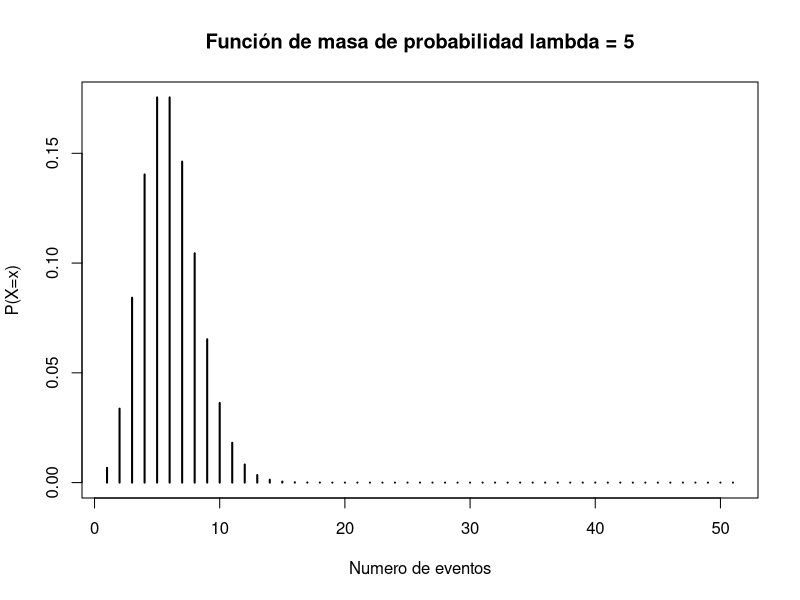
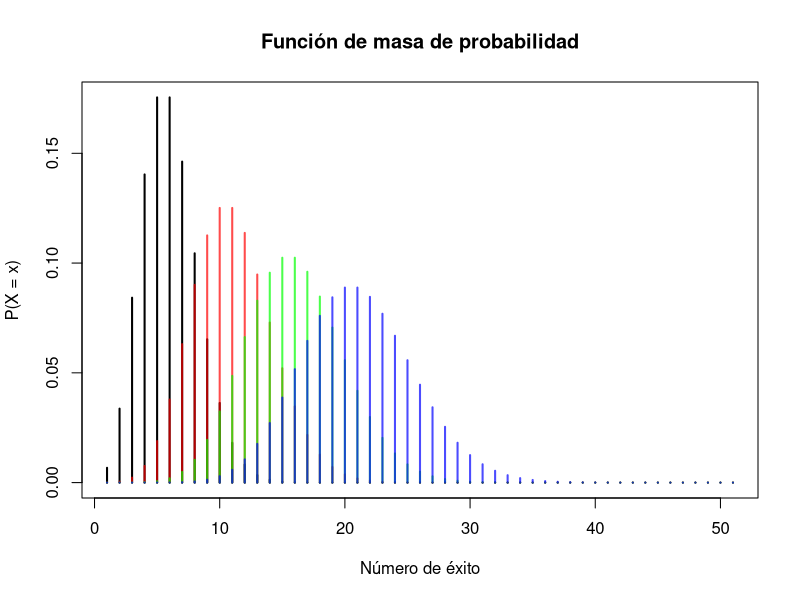

Source code (R) for these figures, in order: (Note: this script raises an error after producing the figures.)
################################################################################
# DISTRIBUCIÓN BINOMIAL ########################################################
################################################################################
total_preguntas <- 10
# Si consideramos que cada pregunta tiene 4 posibles respuestas,
# la probabilidad es 1/4 = 0,25
prob <- 0.25

# a)
dbinom(5, size=total_preguntas, prob = prob)

# b)
# Forma 1
dbinom1 <- dbinom(1, size=total_preguntas, prob = prob)
dbinom2 <- dbinom(2, size=total_preguntas, prob = prob)
dbinom3 <- dbinom(3, size=total_preguntas, prob = prob)
dbinom4 <- dbinom(4, size=total_preguntas, prob = prob)
dbinom5 <- dbinom(5, size=total_preguntas, prob = prob)
dbinom6 <- dbinom(6, size=total_preguntas, prob = prob)
dbinom7 <- dbinom(7, size=total_preguntas, prob = prob)
dbinom8 <- dbinom(8, size=total_preguntas, prob = prob)
dbinom9 <- dbinom(9, size=total_preguntas, prob = prob)
dbinom10 <- dbinom(10, size=total_preguntas, prob = prob)
prob1 <- dbinom1 + dbinom2 + dbinom3 + dbinom4 + dbinom5 + dbinom6 + dbinom7 + dbinom8 + dbinom9 + dbinom10

# Forma 2
prob1 = 1 - dbinom(0, size=total_preguntas, prob = prob)

# c)
# Forma 1
prob5 <-  dbinom5 + dbinom6 + dbinom7 + dbinom8 + dbinom9 + dbinom10

# Forma 2
rango = 5:10
sumatorio = 0
for (x_exitos in 5:10){
  resultado = dbinom(x_exitos, total_preguntas, prob)
  print(resultado)
  sumatorio = sumatorio + resultado
}
################################################################################
# DISTRIBUCIÓN DE POISSON ######################################################
################################################################################
# Lambda = 8 para 100 horas de trabajo, luego lambda = 2 para 25 horas de trabajo
lambda <- 2
prob = dpois(1, lambda)
print(prob)


# Definimos los distintos valores de x
x <- 0:50

# Lambda = 5 REPRESENTACIÓN
plot(dpois(x,5), type = "h", lwd = 2, main = "Función de masa de probabilidad lambda = 5",
     ylab = "P(X=x)", xlab = "Numero de eventos", col = "black")


# lambda = 5
plot(dpois(x,5), type = "h", lwd = 2,
     main = "Función de masa de probabilidad",
     ylab = "P(X = x)", xlab = "Número de éxito")

# lambda = 10
lines(dpois(x,10), type = "h",
      lwd = 2, col = rgb(1,0,0, 0.7))

# lambda = 15
lines(dpois(x,15), type = "h",
      lwd = 2, col = rgb(0, 1, 0, 0.7))

# lambda = 20
lines(dpois(x,20), type = "h",
      lwd = 2, col = rgb(0, 0, 1, 0.7))

# Add a legend
legend("topright", legend = c("5", "10", "15", "20"),
       title = "Tamaño  Prob", title= expression(lambda),
       lty = 1, col = 1:4, lwd = 2, box.lty = 0)

################################################################################
# DISTRIBUCIÓN NORMAL ##########################################################
################################################################################
# mean: media de la variable normal
# sd: desviacion típica de la variable normal
# lb: límite inferior del área
# ub: límite inferior de área
# acolor: color del area

normal_area <- function(titulo,mean = 0, sd = 1, lb, ub, acolor = "lightgray", ...){
  x <- seq(mean - 3 * sd, mean + 3 * sd, length = 100)
  
  if(missing(lb)){
    lb <- min(x)
  }
  
  if(missing(ub)){
    ub <- max(x)
  }
  
  x2 <- seq(lb, ub, length = 100)
  plot(x, dnorm(x, mean, sd), type = "n", ylab = "f(x)", main=titulo)
  
  y <- dnorm(x2, mean, sd)
  polygon(c(lb, x2, ub), c(0, y, 0), col = acolor)
  lines(x, dnorm(x, mean, sd), type = "l", ...)
  
}

# a) p(x>=70)
mu <- 60
sigma <- 10
x1 = 70
z = (x1-mu)/sigma

pnorm(z, lower.tail = FALSE)

normal_area(titulo="Probabilidad de x>70", mean = mu, sd=sigma, lb=x1, acolor = rgb(0,0,1, alpha=0.5))


# e) P(39<=X<=80)
x1 = 39
x2 = 80
z1 = (x1-mu)/sigma
z2 = (x2-mu)/sigma
pnorm(z2)-pnorm(z1)

normal_area(titulo="Probabilidad de 39<x<80", mean = mu, sd=sigma, b=x1, ub=x2, acolor = rgb(0,0,1, alpha=0.5))


################################################################################
# INTERVALOS DE CONFIANZA ######################################################
################################################################################

install.packages("TeachingDemos")
library(TeachingDemos)
y = c(102, 98, 93, 100, 98, 105, 115, 110, 99, 120,
      115, 130, 100, 86, 95, 103, 105, 92, 99, 134,
      116, 118, 89, 102, 128, 99, 119, 128, 110, 130,
      112, 114, 105, 114, 100, 116, 108, 113, 106, 105,
      120, 106, 110, 100, 106, 117, 109, 108, 105, 106)

alpha = 0.01
media = mean(c)
desEst = 10.809
z.test(y, media, desEst, conf.level = 0.95)



clientes = c(2,10,4,5,1,0,5,9,3,9)
media = mean(clientes)
sqrt(var(clientes))
# Vamos a realizar un t.test para la media de una muestra,
# cuya desviaci?n t?pica es desconocida y el tama?o de la muestra
# es menor que 30 (en este caso 10). El nivel de confianza es del 0.9
t.test( clientes, alternative = ("two.sided"), mu=media, var.equal = FALSE, conf.level = 0.9)
# El intervalo de confianza es 
# [2.758732, 6.841268]

# Calculo del intervalo de confianza por n?meros 
a = 4.8 -1.833*(3.521363/ sqrt(10)) 
b =4.8 +1.833*(3.521363/ sqrt(10))
a
b

# ··············································································

# Desviacion tipica conocida
desviacion <- 0.7

# Media poblacional teorica
mu = 7.8

# Muestra de 10 varillas
datos <- c(8.1, 7.8, 7.9, 8.0, 7.2, 8.4, 8.3, 8.3, 7.7, 7.4)

# Intervalo confianza y contraste de hip?tesis para el tamanio medio poblacionalida
library(TeachingDemos)
alpha <- 0.05
z.test(datos, mu, desviacion, conf.level = 1-alpha)
